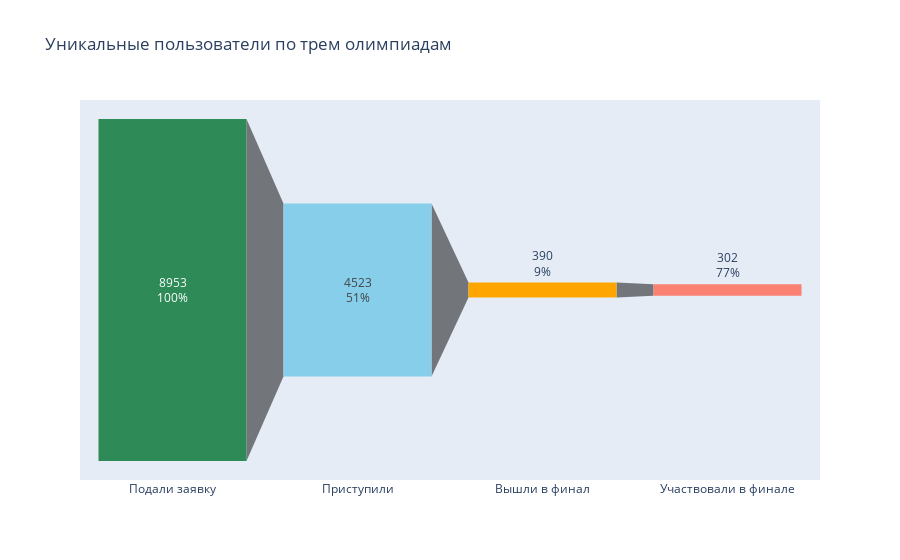

The code cell stored with this chart in its notebook:
### Code cell
unique_users = apps['lo_id'].nunique()
unique_users_start = apps[apps['course_started'] == 1]['lo_id'].nunique()
unique_users_fin = apps[apps['finalist'] == 1]['lo_id'].nunique()
unique_users_fin_app = apps[apps['final_appeared'] == 1]['lo_id'].nunique()
names = ['Подали заявку', 'Приступили', 'Вышли в финал', 'Участвовали в финале']
ls_unique = [unique_users, unique_users_start, unique_users_fin, unique_users_fin_app]

fig = go.Figure()
fig.add_trace(go.Funnel(
    name = name,
    x = names,
    y = ls_unique,
    orientation='v',
    textinfo = "value+percent previous",
    marker={"color": ['seagreen','skyblue','orange','salmon']}),
    )
fig.update_layout(title='Уникальные пользователи по трем олимпиадам')
fig.show()

### Figure 1 — Plotly figure (JSON) as saved in the notebook; plotly's stock layout.template omitted (floating-point values rounded to 4 significant figures)
{"data": [{"marker": {"color": ["seagreen", "skyblue", "orange", "salmon"]}, "name": "Химическая олимпиада им. Г. Гесса", "orientation": "v", "textinfo": "value+percent previous", "type": "funnel", "x": ["Подали заявку", "Приступили", "Вышли в финал", "Участвовали в финале"], "y": [8953, 4523, 390, 302]}], "layout": {"title": {"text": "Уникальные пользователи по трем олимпиадам"}}}
